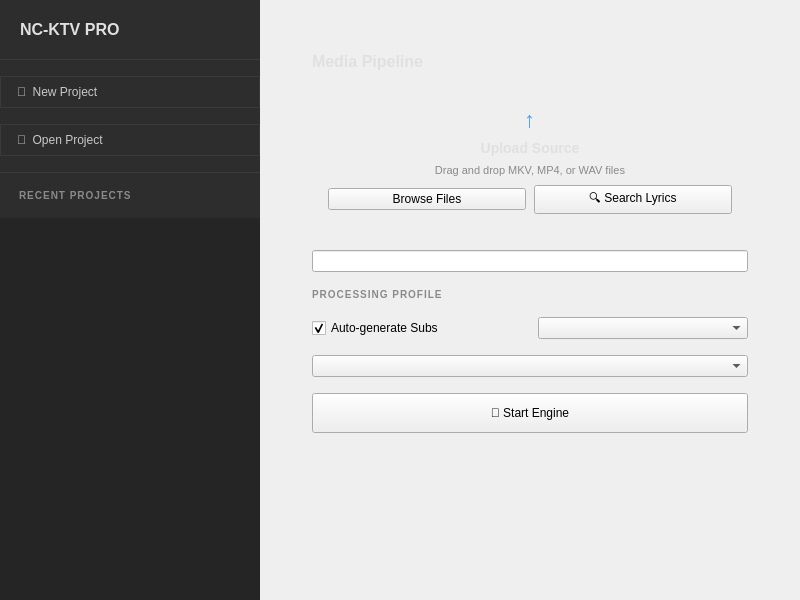
<?xml version="1.0" encoding="UTF-8"?>
<ui version="4.0">
 <class>WizardMode</class>
 <widget class="QWidget" name="WizardMode">
  <property name="geometry">
   <rect>
    <x>0</x>
    <y>0</y>
    <width>800</width>
    <height>600</height>
   </rect>
  </property>
  <property name="windowTitle">
   <string>Wizard</string>
  </property>
  <layout class="QVBoxLayout" name="mainLayout">
   <property name="spacing">
    <number>0</number>
   </property>
   <property name="leftMargin">
    <number>0</number>
   </property>
   <property name="topMargin">
    <number>0</number>
   </property>
   <property name="rightMargin">
    <number>0</number>
   </property>
   <property name="bottomMargin">
    <number>0</number>
   </property>
   <item>
    <widget class="QStackedWidget" name="m_pages">
     <property name="currentIndex">
      <number>0</number>
     </property>
     <widget class="QWidget" name="welcomePage">
      <layout class="QHBoxLayout" name="rootLayout">
       <property name="spacing">
        <number>0</number>
       </property>
       <property name="leftMargin">
        <number>0</number>
       </property>
       <property name="topMargin">
        <number>0</number>
       </property>
       <property name="rightMargin">
        <number>0</number>
       </property>
       <property name="bottomMargin">
        <number>0</number>
       </property>
       <item>
        <widget class="QWidget" name="wizardSidebar" native="true">
         <property name="minimumSize">
          <size>
           <width>260</width>
           <height>0</height>
          </size>
         </property>
         <property name="maximumSize">
          <size>
           <width>260</width>
           <height>16777215</height>
          </size>
         </property>
         <property name="styleSheet">
          <string notr="true">#wizardSidebar { background: #2d2d2d; }</string>
         </property>
         <layout class="QVBoxLayout" name="sideLayout">
          <property name="spacing">
           <number>16</number>
          </property>
          <property name="leftMargin">
           <number>0</number>
          </property>
          <property name="topMargin">
           <number>0</number>
          </property>
          <property name="rightMargin">
           <number>0</number>
          </property>
          <property name="bottomMargin">
           <number>0</number>
          </property>
          <item>
           <widget class="QLabel" name="brandLabel">
            <property name="styleSheet">
             <string notr="true">font-size: 16px; font-weight: 700; color: #e0e0e0; padding: 20px 16px 4px 16px; background: transparent; border: none;</string>
            </property>
            <property name="text">
             <string>NC-KTV PRO</string>
            </property>
           </widget>
          </item>
          <item>
           <widget class="QFrame" name="sep1">
            <property name="styleSheet">
             <string notr="true">color: #3a3a3a; background: #3a3a3a; border: none; max-height: 1px;</string>
            </property>
            <property name="frameShape">
             <enum>QFrame::HLine</enum>
            </property>
            <property name="frameShadow">
             <enum>QFrame::Plain</enum>
            </property>
           </widget>
          </item>
          <item>
           <widget class="QPushButton" name="newBtn">
            <property name="sizePolicy">
             <sizepolicy hsizetype="Expanding" vsizetype="Fixed">
              <horstretch>0</horstretch>
              <verstretch>0</verstretch>
             </sizepolicy>
            </property>
            <property name="styleSheet">
             <string notr="true">text-align: left; padding: 8px 16px; background: #2d2d2d; border: 1px solid #3a3a3a; color: #c8c8c8; border-radius: 0px;</string>
            </property>
            <property name="text">
             <string>📁  New Project</string>
            </property>
           </widget>
          </item>
          <item>
           <widget class="QPushButton" name="openBtn">
            <property name="sizePolicy">
             <sizepolicy hsizetype="Expanding" vsizetype="Fixed">
              <horstretch>0</horstretch>
              <verstretch>0</verstretch>
             </sizepolicy>
            </property>
            <property name="styleSheet">
             <string notr="true">text-align: left; padding: 8px 16px; background: #2d2d2d; border: 1px solid #3a3a3a; color: #c8c8c8; border-radius: 0px;</string>
            </property>
            <property name="text">
             <string>📂  Open Project</string>
            </property>
           </widget>
          </item>
          <item>
           <widget class="QFrame" name="sep2">
            <property name="styleSheet">
             <string notr="true">color: #3a3a3a; background: #3a3a3a; border: none; max-height: 1px;</string>
            </property>
            <property name="frameShape">
             <enum>QFrame::HLine</enum>
            </property>
            <property name="frameShadow">
             <enum>QFrame::Plain</enum>
            </property>
           </widget>
          </item>
          <item>
           <widget class="QLabel" name="recentLabel">
            <property name="styleSheet">
             <string notr="true">font-size: 10px; color: #8a8a8a; font-weight: 700; letter-spacing: 1px; padding: 0px 16px; background: transparent; border: none;</string>
            </property>
            <property name="text">
             <string>RECENT PROJECTS</string>
            </property>
           </widget>
          </item>
          <item>
           <widget class="QListWidget" name="recentList">
            <property name="styleSheet">
             <string notr="true">QListWidget { background: #252525; border: none; color: #c8c8c8; font-size: 12px; }
QListWidget::item { padding: 6px 16px; }
QListWidget::item:hover { background: rgba(255,255,255,0.05); }
QListWidget::item:selected { background: rgba(74,158,255,0.15); color: #e0e0e0; }</string>
            </property>
           </widget>
          </item>
         </layout>
        </widget>
       </item>
       <item>
        <widget class="QWidget" name="contentArea" native="true">
         <layout class="QVBoxLayout" name="contentLayout">
          <property name="spacing">
           <number>24</number>
          </property>
          <property name="leftMargin">
           <number>32</number>
          </property>
          <property name="topMargin">
           <number>32</number>
          </property>
          <property name="rightMargin">
           <number>32</number>
          </property>
          <property name="bottomMargin">
           <number>32</number>
          </property>
          <item>
           <widget class="QWidget" name="pipelineCard" native="true">
            <layout class="QVBoxLayout" name="pipeLayout">
             <property name="spacing">
              <number>16</number>
             </property>
             <property name="leftMargin">
              <number>20</number>
             </property>
             <property name="topMargin">
              <number>20</number>
             </property>
             <property name="rightMargin">
              <number>20</number>
             </property>
             <property name="bottomMargin">
              <number>20</number>
             </property>
             <item>
              <widget class="QLabel" name="cardHeader">
               <property name="styleSheet">
                <string notr="true">font-size: 16px; font-weight: 700; color: #e0e0e0; background: transparent; border: none;</string>
               </property>
               <property name="text">
                <string>Media Pipeline</string>
               </property>
              </widget>
             </item>
             <item>
              <widget class="QWidget" name="m_dropZone" native="true">
               <property name="minimumSize">
                <size>
                 <width>0</width>
                 <height>140</height>
                </size>
               </property>
               <property name="acceptDrops">
                <bool>true</bool>
               </property>
               <layout class="QVBoxLayout" name="dropLayout">
                <property name="spacing">
                 <number>8</number>
                </property>
                <property name="leftMargin">
                 <number>16</number>
                </property>
                <property name="topMargin">
                 <number>20</number>
                </property>
                <property name="rightMargin">
                 <number>16</number>
                </property>
                <property name="bottomMargin">
                 <number>20</number>
                </property>
                <item alignment="Qt::AlignHCenter">
                 <widget class="QLabel" name="uploadIcon">
                  <property name="styleSheet">
                   <string notr="true">font-size: 22px; color: #4a9eff; background: transparent; border: none;</string>
                  </property>
                  <property name="text">
                   <string>↑</string>
                  </property>
                  <property name="alignment">
                   <set>Qt::AlignCenter</set>
                  </property>
                 </widget>
                </item>
                <item>
                 <widget class="QLabel" name="m_dropTitle">
                  <property name="styleSheet">
                   <string notr="true">font-weight: 600; font-size: 14px; color: #e0e0e0; background: transparent; border: none;</string>
                  </property>
                  <property name="text">
                   <string>Upload Source</string>
                  </property>
                  <property name="alignment">
                   <set>Qt::AlignCenter</set>
                  </property>
                 </widget>
                </item>
                <item>
                 <widget class="QLabel" name="m_dropSubtitle">
                  <property name="styleSheet">
                   <string notr="true">font-size: 11px; color: #8a8a8a; background: transparent; border: none;</string>
                  </property>
                  <property name="text">
                   <string>Drag and drop MKV, MP4, or WAV files</string>
                  </property>
                  <property name="alignment">
                   <set>Qt::AlignCenter</set>
                  </property>
                  <property name="wordWrap">
                   <bool>true</bool>
                  </property>
                 </widget>
                </item>
                <item>
                 <layout class="QHBoxLayout" name="browseRow">
                  <property name="spacing">
                   <number>8</number>
                  </property>
                  <item>
                   <widget class="QPushButton" name="browseBtn">
                    <property name="text">
                     <string>Browse Files</string>
                    </property>
                   </widget>
                  </item>
                  <item>
                   <widget class="QPushButton" name="searchBtn">
                    <property name="text">
                     <string>🔍 Search Lyrics</string>
                    </property>
                   </widget>
                  </item>
                 </layout>
                </item>
               </layout>
              </widget>
             </item>
             <item>
              <widget class="QLineEdit" name="m_filePathEdit">
               <property name="visible">
                <bool>false</bool>
               </property>
              </widget>
             </item>
             <item>
              <widget class="QLabel" name="profileLabel">
               <property name="styleSheet">
                <string notr="true">font-size: 10px; font-weight: 700; color: #8a8a8a; letter-spacing: 1px; background: transparent; border: none;</string>
               </property>
               <property name="text">
                <string>PROCESSING PROFILE</string>
               </property>
              </widget>
             </item>
             <item>
              <layout class="QHBoxLayout" name="optionsRow">
               <item>
                <widget class="QCheckBox" name="m_transcribeCheck">
                 <property name="text">
                  <string>Auto-generate Subs</string>
                 </property>
                 <property name="checked">
                  <bool>true</bool>
                 </property>
                </widget>
               </item>
               <item>
                <widget class="QComboBox" name="m_langCombo"/>
               </item>
              </layout>
             </item>
             <item>
              <widget class="QComboBox" name="m_modelCombo"/>
             </item>
             <item>
              <widget class="QPushButton" name="m_startBtn">
               <property name="minimumSize">
                <size>
                 <width>0</width>
                 <height>40</height>
                </size>
               </property>
               <property name="text">
                <string>🚀 Start Engine</string>
               </property>
              </widget>
             </item>
            </layout>
           </widget>
          </item>
          <item>
           <spacer name="contentSpacer">
            <property name="orientation">
             <enum>Qt::Vertical</enum>
            </property>
            <property name="sizeHint" stdset="0">
             <size>
              <width>20</width>
              <height>40</height>
             </size>
            </property>
           </spacer>
          </item>
         </layout>
        </widget>
       </item>
      </layout>
     </widget>
     <widget class="QWidget" name="processingPage">
      <layout class="QVBoxLayout" name="outerLayout">
       <property name="spacing">
        <number>0</number>
       </property>
       <property name="leftMargin">
        <number>0</number>
       </property>
       <property name="topMargin">
        <number>0</number>
       </property>
       <property name="rightMargin">
        <number>0</number>
       </property>
       <property name="bottomMargin">
        <number>0</number>
       </property>
       <item>
        <spacer name="topSpacer">
         <property name="orientation">
          <enum>Qt::Vertical</enum>
         </property>
         <property name="sizeHint" stdset="0">
          <size>
           <width>20</width>
           <height>40</height>
          </size>
         </property>
        </spacer>
       </item>
       <item alignment="Qt::AlignHCenter">
        <widget class="QWidget" name="progressCard" native="true">
         <property name="minimumSize">
          <size>
           <width>480</width>
           <height>220</height>
          </size>
         </property>
         <property name="maximumSize">
          <size>
           <width>480</width>
           <height>220</height>
          </size>
         </property>
         <layout class="QVBoxLayout" name="pcLayout">
          <property name="spacing">
           <number>12</number>
          </property>
          <property name="leftMargin">
           <number>28</number>
          </property>
          <property name="topMargin">
           <number>20</number>
          </property>
          <property name="rightMargin">
           <number>28</number>
          </property>
          <property name="bottomMargin">
           <number>20</number>
          </property>
          <item>
           <layout class="QHBoxLayout" name="statusRow">
            <item>
             <widget class="QLabel" name="dot">
              <property name="styleSheet">
               <string notr="true">color: #4a9eff; font-size: 10px; background: transparent; border: none;</string>
              </property>
              <property name="text">
               <string>●</string>
              </property>
             </widget>
            </item>
            <item>
             <widget class="QLabel" name="activeLabel">
              <property name="styleSheet">
               <string notr="true">color: #4a9eff; font-size: 11px; font-weight: 700; letter-spacing: 1px; background: transparent; border: none;</string>
              </property>
              <property name="text">
               <string>ACTIVE PROCESSING</string>
              </property>
             </widget>
            </item>
            <item>
             <spacer name="statusSpacer">
              <property name="orientation">
               <enum>Qt::Horizontal</enum>
              </property>
              <property name="sizeHint" stdset="0">
               <size>
                <width>40</width>
                <height>20</height>
               </size>
              </property>
             </spacer>
            </item>
           </layout>
          </item>
          <item>
           <widget class="QLabel" name="m_taskStatusLabel">
            <property name="styleSheet">
             <string notr="true">font-size: 18px; font-weight: 700; color: #e0e0e0; background: transparent; border: none;</string>
            </property>
            <property name="text">
             <string>Separating Audio...</string>
            </property>
           </widget>
          </item>
          <item>
           <widget class="QLabel" name="m_statusLabel">
            <property name="styleSheet">
             <string notr="true">font-size: 13px; color: #8a8a8a; background: transparent; border: none;</string>
            </property>
            <property name="text">
             <string>Extracting vocals and instruments</string>
            </property>
           </widget>
          </item>
          <item>
           <widget class="QProgressBar" name="m_progressBar">
            <property name="value">
             <number>0</number>
            </property>
            <property name="textVisible">
             <bool>false</bool>
            </property>
           </widget>
          </item>
          <item>
           <widget class="QLabel" name="m_percentLabel">
            <property name="styleSheet">
             <string notr="true">font-size: 42px; font-weight: 700; color: #4a9eff; background: transparent; border: none;</string>
            </property>
            <property name="text">
             <string>0%</string>
            </property>
            <property name="alignment">
             <set>Qt::AlignRight|Qt::AlignTrailing|Qt::AlignVCenter</set>
            </property>
           </widget>
          </item>
         </layout>
        </widget>
       </item>
       <item>
        <spacer name="bottomSpacer">
         <property name="orientation">
          <enum>Qt::Vertical</enum>
         </property>
         <property name="sizeHint" stdset="0">
          <size>
           <width>20</width>
           <height>40</height>
          </size>
         </property>
        </spacer>
       </item>
      </layout>
     </widget>
    </widget>
   </item>
  </layout>
 </widget>
 <resources/>
 <connections/>
</ui>
